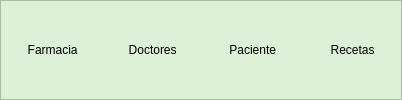
        <widget class="QFrame" name="frame_modulos">
         <property name="minimumSize">
          <size>
           <width>0</width>
           <height>100</height>
          </size>
         </property>
         <property name="maximumSize">
          <size>
           <width>16777215</width>
           <height>100</height>
          </size>
         </property>
         <property name="styleSheet">
          <string notr="true">background-color: rgb(220, 241, 216);</string>
         </property>
         <property name="frameShape">
          <enum>QFrame::StyledPanel</enum>
         </property>
         <property name="frameShadow">
          <enum>QFrame::Raised</enum>
         </property>
         <layout class="QHBoxLayout" name="horizontalLayout">
          <property name="spacing">
           <number>0</number>
          </property>
          <property name="leftMargin">
           <number>0</number>
          </property>
          <property name="topMargin">
           <number>0</number>
          </property>
          <property name="rightMargin">
           <number>0</number>
          </property>
          <property name="bottomMargin">
           <number>0</number>
          </property>
          <item>
           <widget class="QPushButton" name="btn_modulo_farmacia">
            <property name="minimumSize">
             <size>
              <width>100</width>
              <height>50</height>
             </size>
            </property>
            <property name="maximumSize">
             <size>
              <width>250</width>
              <height>16777215</height>
             </size>
            </property>
            <property name="layoutDirection">
             <enum>Qt::LeftToRight</enum>
            </property>
            <property name="styleSheet">
             <string notr="true">QPushButton{
color: rgb(0, 0, 0);
background-color: rgb(255, 255, 255);
font: 75 9pt &quot;Open Sans Semibold&quot;
}

QPushButton:hover{
color: rgb(255, 255, 255);
background-color: rgb(160, 207, 41);
border-bottom-left-radius:10px;
border-bottom-right-radius:10px;
font: 75 9pt  &quot;Open Sans Semibold&quot;
}</string>
            </property>
            <property name="text">
             <string> Farmacia</string>
            </property>
            <property name="icon">
             <iconset>
              <normaloff>../../../Desktop/Centro Médico Tejutla/Iconos Farmacia/_bc81dbfe-2cfe-46d0-8f9f-50d602e401a4.png</normaloff>../../../Desktop/Centro Médico Tejutla/Iconos Farmacia/_bc81dbfe-2cfe-46d0-8f9f-50d602e401a4.png</iconset>
            </property>
            <property name="iconSize">
             <size>
              <width>85</width>
              <height>85</height>
             </size>
            </property>
            <property name="autoDefault">
             <bool>false</bool>
            </property>
            <property name="default">
             <bool>false</bool>
            </property>
            <property name="flat">
             <bool>true</bool>
            </property>
           </widget>
          </item>
          <item>
           <widget class="QPushButton" name="btn_modulo_doctor">
            <property name="minimumSize">
             <size>
              <width>100</width>
              <height>50</height>
             </size>
            </property>
            <property name="maximumSize">
             <size>
              <width>250</width>
              <height>16777215</height>
             </size>
            </property>
            <property name="layoutDirection">
             <enum>Qt::LeftToRight</enum>
            </property>
            <property name="styleSheet">
             <string notr="true">QPushButton{
color: rgb(0, 0, 0);
background-color: rgb(255, 255, 255);
font: 75 9pt &quot;Open Sans Semibold&quot;
}

QPushButton:hover{
color: rgb(255, 255, 255);
background-color: rgb(160, 207, 41);
border-bottom-left-radius:10px;
border-bottom-right-radius:10px;
font: 75 9pt  &quot;Open Sans Semibold&quot;
}</string>
            </property>
            <property name="text">
             <string> Doctores</string>
            </property>
            <property name="icon">
             <iconset>
              <normaloff>../../../Desktop/Centro Médico Tejutla/Iconos Farmacia/_bcd5cc3d-f95c-4b6f-9c7d-e245ce5797e8.png</normaloff>../../../Desktop/Centro Médico Tejutla/Iconos Farmacia/_bcd5cc3d-f95c-4b6f-9c7d-e245ce5797e8.png</iconset>
            </property>
            <property name="iconSize">
             <size>
              <width>85</width>
              <height>85</height>
             </size>
            </property>
            <property name="autoDefault">
             <bool>false</bool>
            </property>
            <property name="default">
             <bool>false</bool>
            </property>
            <property name="flat">
             <bool>true</bool>
            </property>
           </widget>
          </item>
          <item>
           <widget class="QPushButton" name="btn_modulo_paciente">
            <property name="minimumSize">
             <size>
              <width>100</width>
              <height>50</height>
             </size>
            </property>
            <property name="maximumSize">
             <size>
              <width>250</width>
              <height>16777215</height>
             </size>
            </property>
            <property name="layoutDirection">
             <enum>Qt::LeftToRight</enum>
            </property>
            <property name="styleSheet">
             <string notr="true">QPushButton{
color: rgb(0, 0, 0);
background-color: rgb(255, 255, 255);
font: 75 9pt &quot;Open Sans Semibold&quot;
}

QPushButton:hover{
color: rgb(255, 255, 255);
background-color: rgb(160, 207, 41);
border-bottom-left-radius:10px;
border-bottom-right-radius:10px;
font: 75 9pt  &quot;Open Sans Semibold&quot;
}</string>
            </property>
            <property name="text">
             <string> Paciente</string>
            </property>
            <property name="icon">
             <iconset>
              <normaloff>../../../Desktop/Centro Médico Tejutla/Iconos Farmacia/_e41c4536-8a64-4b3b-9ec6-9807b991da99.png</normaloff>../../../Desktop/Centro Médico Tejutla/Iconos Farmacia/_e41c4536-8a64-4b3b-9ec6-9807b991da99.png</iconset>
            </property>
            <property name="iconSize">
             <size>
              <width>85</width>
              <height>85</height>
             </size>
            </property>
            <property name="autoDefault">
             <bool>false</bool>
            </property>
            <property name="default">
             <bool>false</bool>
            </property>
            <property name="flat">
             <bool>true</bool>
            </property>
           </widget>
          </item>
          <item>
           <widget class="QPushButton" name="btn_modulo_receta">
            <property name="minimumSize">
             <size>
              <width>100</width>
              <height>50</height>
             </size>
            </property>
            <property name="maximumSize">
             <size>
              <width>250</width>
              <height>16777215</height>
             </size>
            </property>
            <property name="layoutDirection">
             <enum>Qt::LeftToRight</enum>
            </property>
            <property name="styleSheet">
             <string notr="true">QPushButton{
color: rgb(0, 0, 0);
background-color: rgb(255, 255, 255);
font: 75 9pt &quot;Open Sans Semibold&quot;
}

QPushButton:hover{
color: rgb(255, 255, 255);
background-color: rgb(160, 207, 41);
border-bottom-left-radius:10px;
border-bottom-right-radius:10px;
font: 75 9pt  &quot;Open Sans Semibold&quot;
}</string>
            </property>
            <property name="text">
             <string> Recetas</string>
            </property>
            <property name="icon">
             <iconset>
              <normaloff>../../../Desktop/Centro Médico Tejutla/Iconos Farmacia/_4e87da56-6b6b-4450-87fb-7ca198290b50 (1).png</normaloff>../../../Desktop/Centro Médico Tejutla/Iconos Farmacia/_4e87da56-6b6b-4450-87fb-7ca198290b50 (1).png</iconset>
            </property>
            <property name="iconSize">
             <size>
              <width>85</width>
              <height>85</height>
             </size>
            </property>
            <property name="autoDefault">
             <bool>false</bool>
            </property>
            <property name="default">
             <bool>false</bool>
            </property>
            <property name="flat">
             <bool>true</bool>
            </property>
           </widget>
          </item>
         </layout>
        </widget>
